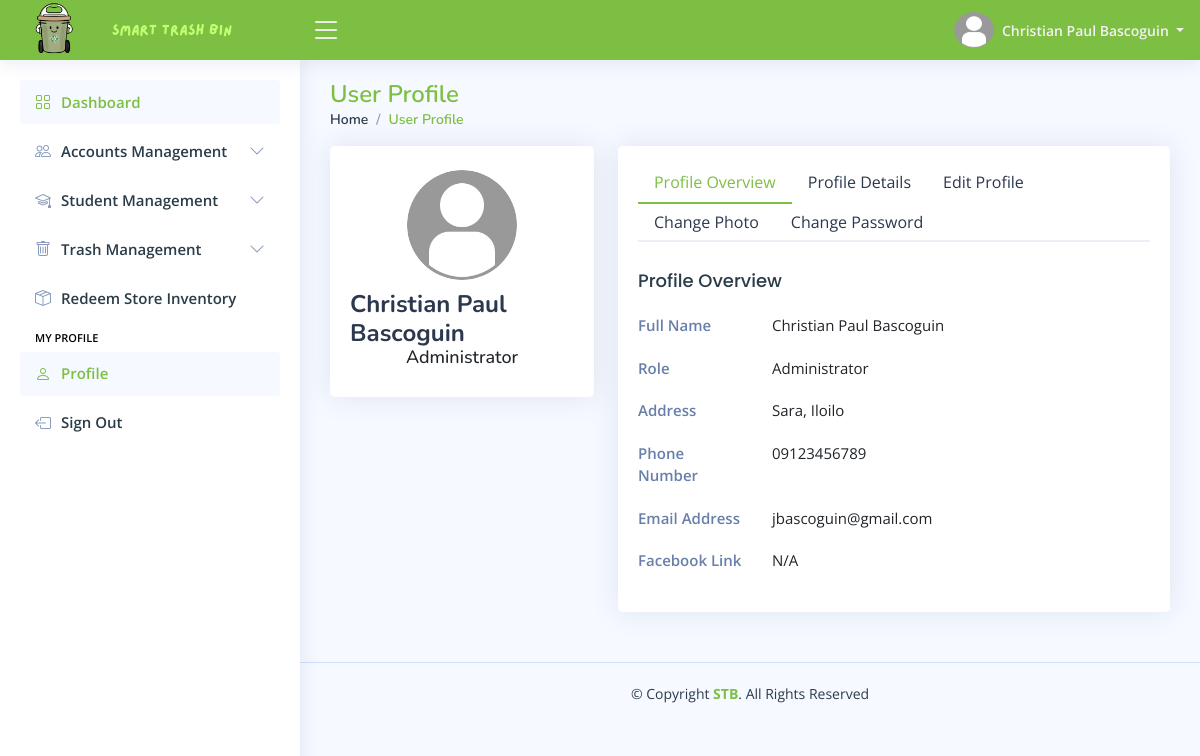
Screenshot of /pages/admin/home.php?page=user-profile (signed in) with the database file from the repository.
### tables this page shows
CREATE TABLE `admin_profile_tbl` (
  `tbl_row_id` int(11) NOT NULL,
  `admin_id` int(11) NOT NULL,
  `profile_picture` varchar(255) DEFAULT NULL,
  `date_of_birth` date DEFAULT NULL,
  `gender` enum('Male','Female','Others') DEFAULT 'Others',
  `civil_status` enum('Single','Married','Divorced','Widowed') DEFAULT 'Single',
  `address` varchar(255) NOT NULL,
  `phone_number` varchar(50) NOT NULL,
  `facebook_link` varchar(255) NOT NULL,
  `updated_at` timestamp NOT NULL DEFAULT current_timestamp() ON UPDATE current_timestamp()
);

CREATE TABLE `admin_accounts_tbl` (
  `admin_id` int(11) NOT NULL,
  `first_name` varchar(100) NOT NULL,
  `middle_name` varchar(100) DEFAULT NULL,
  `last_name` varchar(100) NOT NULL,
  `email_address` varchar(150) NOT NULL,
  `admin_password` varchar(255) NOT NULL,
  `role` enum('Administrator') DEFAULT 'Administrator',
  `reset_password_token` varchar(255) DEFAULT NULL,
  `password_token_expiry` datetime DEFAULT NULL,
  `locked_account` enum('Yes','No') DEFAULT 'No',
  `created_at` timestamp NOT NULL DEFAULT current_timestamp(),
  `updated_at` timestamp NOT NULL DEFAULT current_timestamp() ON UPDATE current_timestamp()
);

### pages/admin/pages/user-profile.php (the view, shortened to what this page needs)
<?php
    $active_tab = "overview";
?>
<main id="main" class="main">
    <?php include_once "includes/pagetitle.php"; ?>
    <section class="section profile">
        <div class="row">
            <div class="col-xl-4">
                <div class="card mb-2">
                    <div class="card-body profile-card pt-4 d-flex flex-column align-items-center">
                        <img
                            src="<?php echo htmlspecialchars($file_path . $profile_picture); ?>"
                            alt="Profile Picture"
                            class="rounded-circle"
                            id="profile-preview"
                            width="110" height="110">
                        <h2> <?php echo htmlspecialchars($first_name . " " . $last_name); ?> </h2>
                        <h3> <?php echo htmlspecialchars($role); ?> </h3>
                    </div>
                </div>
            </div>
            <div class="col-xl-8">
                <div class="card">
                    <div class="card-body pt-3">
                        <ul class="nav nav-tabs nav-tabs-bordered">
                            <li class="nav-item">
                                <button class="nav-link <?php echo htmlspecialchars($active_tab === "overview" ? "active" : ""); ?>" data-bs-toggle="tab" data-bs-target="#profile-overview"> Profile Overview </button>
                            </li>
                            <li class="nav-item">
                                <button class="nav-link" data-bs-toggle="tab" data-bs-target="#other-information"> Profile Details </button>
                            </li>
                            <li class="nav-item">
                                <button class="nav-link <?php echo htmlspecialchars($active_tab === "profile" ? "active" : ""); ?>" data-bs-toggle="tab" data-bs-target="#edit-information"> Edit Profile </button>
                            </li>
                            <li class="nav-item">
                                <button class="nav-link <?php echo htmlspecialchars($active_tab === "photo" ? "active" : ""); ?>" data-bs-toggle="tab" data-bs-target="#picture-edit"> Change Photo </button>
                            </li>
                            <li class="nav-item">
                                <button class="nav-link <?php echo htmlspecialchars($active_tab === "password" ? "active" : ""); ?>" data-bs-toggle="tab" data-bs-target="#change-password"> Change Password </button>
                            </li>
                        </ul>
                        <div class="tab-content pt-2">
                            <div class="tab-pane fade <?php echo htmlspecialchars($active_tab === "overview" ? "show active" : ""); ?> profile-overview custom-overview" id="profile-overview">
                                <h5 class="card-title"> Profile Overview </h5>
                                <div class="row">
                                    <div class="col-lg-3 col-md-4 label "> Full Name </div>
                                    <div class="col-lg-9 col-md-8"> <?php echo htmlspecialchars($first_name . " " . $last_name); ?> </div>
                                </div>
                                <div class="row">
                                    <div class="col-lg-3 col-md-4 label"> Role </div>
                                    <div class="col-lg-9 col-md-8"> <?php echo htmlspecialchars($role); ?> </div>
                                </div>
                                <div class="row">
                                    <div class="col-lg-3 col-md-4 label"> Address </div>
                                    <div class="col-lg-9 col-md-8"> <?php echo htmlspecialchars($address); ?> </div>
                                </div>
                                <div class="row">
                                    <div class="col-lg-3 col-md-4 label"> Phone Number </div>
                                    <div class="col-lg-9 col-md-8"> <?php echo htmlspecialchars($phone_number); ?></div>
                                </div>
                                <div class="row">
                                    <div class="col-lg-3 col-md-4 label"> Email Address </div>
                                    <div class="col-lg-9 col-md-8"> <?php echo htmlspecialchars($email_address); ?> </div>
                                </div>
                                <div class="row">
                                    <div class="col-lg-3 col-md-4 label"> Facebook Link </div>
                                    <div class="col-lg-9 col-md-8">
                                        <?php
                                        if (!empty($facebook_link)) {
                                        ?>
                                            <a href="<?php echo htmlspecialchars($facebook_link); ?>" target="_blank">
                                                <?php echo htmlspecialchars($first_name . " " . $last_name); ?>
                                            </a>
                                        <?php
                                        } else {
                                            echo "N/A";
                                        }
                                        ?>
                                    </div>
                                </div>
                            </div>
                        </div>
                    </div>
                </div>
            </div>
        </div>
    </section>
</main>

### pages/includes/header.php (shortened to what this page needs)
<header id="header" class="header fixed-top d-flex align-items-center">
    <div class="d-flex align-items-center justify-content-between">
        <a href="home.php" class="logo d-flex align-items-center gap-0">
            <img src="../../assets/global/images/stb-logo.png" alt="Website Logo">
            <img src="../../assets/global/images/stb-name.png" alt="Website Logo">
        </a>
        <i class="bi bi-list toggle-sidebar-btn"></i>
    </div>
    <nav class="header-nav ms-auto">
        <ul class="d-flex align-items-center">
            <li class="nav-item dropdown pe-3">
                <a class="nav-link nav-profile d-flex align-items-center pe-0" href="#" data-bs-toggle="dropdown">
                    <img src="<?php echo htmlspecialchars($file_path . $profile_picture); ?>" alt="Profile Picture" class="rounded-circle" width="40" height="40">
                    <span class="d-none d-md-block dropdown-toggle ps-2"> <?php echo htmlspecialchars($first_name . " " . $last_name); ?> </span>
                </a>
            </li>
        </ul>
    </nav>
</header>

### assets/main/css/styles.css (style rules this page uses)
:root { scroll-behavior: smooth; }
body { font-family: "Open Sans", sans-serif; background: #f6f9ff; color: #444444; }
a { color: #4154f1; text-decoration: none; }
h1, h2, h3, h4, h5, h6 { font-family: "Nunito", sans-serif; }
#main { margin-top: 60px; padding: 20px 30px; transition: all 0.3s; }
.card { margin-bottom: 30px; border: none; border-radius: 5px; box-shadow: 0px 0 30px rgba(1, 41, 112, 0.1); }
.card-title { padding: 20px 0 15px 0; font-size: 18px; font-weight: 500; color: #2b3c49; font-family: "Poppins", sans-serif; }
.card-body { padding: 0 20px 20px 20px; }
.nav-tabs-bordered { border-bottom: 2px solid #ebeef4; }
.nav-tabs-bordered .nav-link { margin-bottom: -2px; border: none; color: #2c384e; }
.nav-tabs-bordered .nav-link.active { background-color: #fff; color: #7CBF42; border-bottom: 2px solid #7CBF42; }
.logo { line-height: 1; font-size: 2rem; color: #f2f2f2; font-weight: bold; }
@media (min-width: 1200px) { .logo { width: 280px; } }
.logo img { width: auto; max-height: 70px; margin: 12px 12px 12px 0; }
.header { transition: all 0.5s; z-index: 997; height: 60px; box-shadow: 0px 2px 20px rgba(1, 41, 112, 0.1); background-color: #7CBF42; padding-left: 20px; }
.header .toggle-sidebar-btn { font-size: 32px; padding-left: 10px; cursor: pointer; color: #f2f2f2; }
.header-nav ul { list-style: none; }
.header-nav>ul { margin: 0; padding: 0; }
.header-nav .nav-profile { color: #f2f2f2; }
.header-nav .nav-profile img { max-height: 36px; }
.header-nav .nav-profile span { font-size: 14px; font-weight: 600; }
@media (min-width: 1200px) { #main, #footer { margin-left: 300px; } }
.profile .profile-card img { max-width: 120px; }
.profile .profile-card h2 { font-size: 24px; font-weight: 700; color: #2c384e; margin: 10px 0 0 0; }
.profile .profile-card h3 { font-size: 18px; }
.profile .profile-overview .row { margin-bottom: 20px; font-size: 15px; }
.profile .profile-overview .card-title { color: #2b3c49; }
.profile .profile-overview .label { font-weight: 600; color: rgba(1, 41, 112, 0.6); }

### rows the page displays
admin_profile_tbl: admin.last_name "Christian Paul Bascoguin", admin.role "Administrator", address "Sara, Iloilo", phone_number "09123456789", admin.email_address "jbascoguin@gmail.com"

### other values shown
$page_titles[$page_name] "User Profile"
